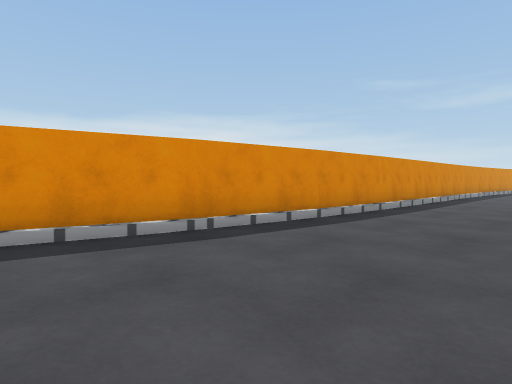
View 1 (above)

19 first-person views from a walk through a scene from a Unity 3-D project. The camera is 0.72 m above the floor, tilts 2° down and sees 75° across. The floor is counted in squares, 1 m on a side. Each view is taken from the middle of a square. On the plan, view 1 faces up. The plan holds only what a view shows up to about 10 squares ahead; the rest is blank. The place goes on beyond the plan. Some surface patterns are stand-ins.

View 2
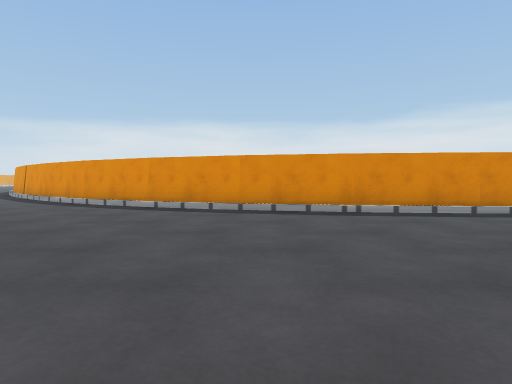

View 3
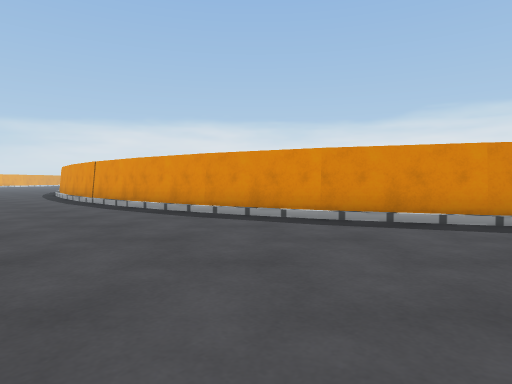

View 4
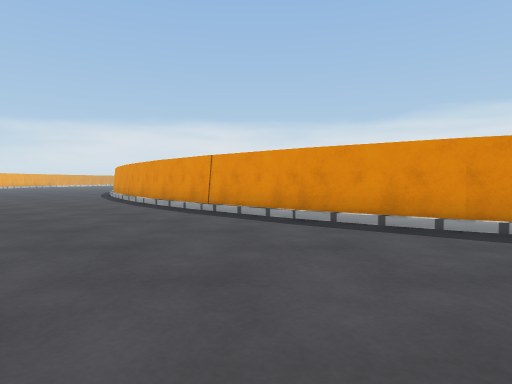

View 5
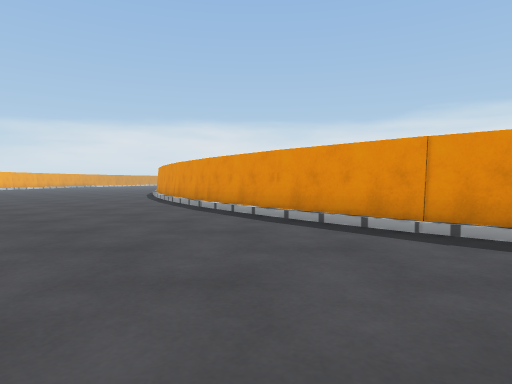

View 6
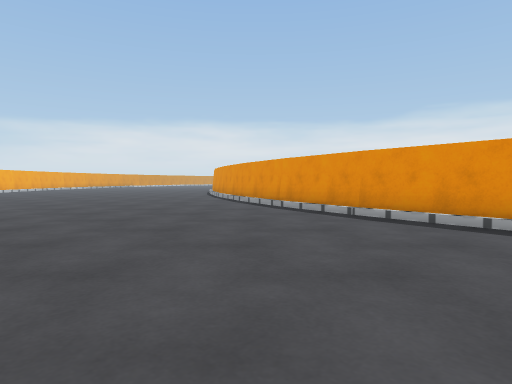

View 7
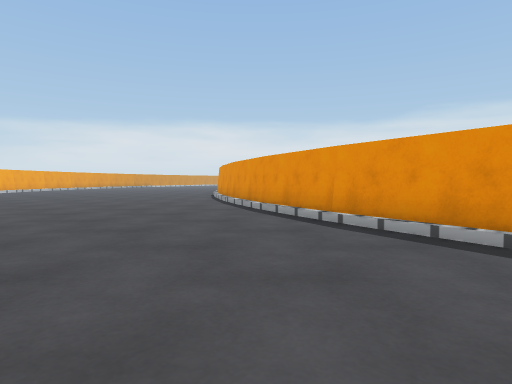

View 8
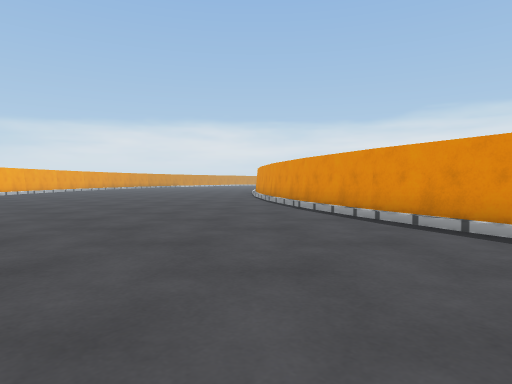

View 9
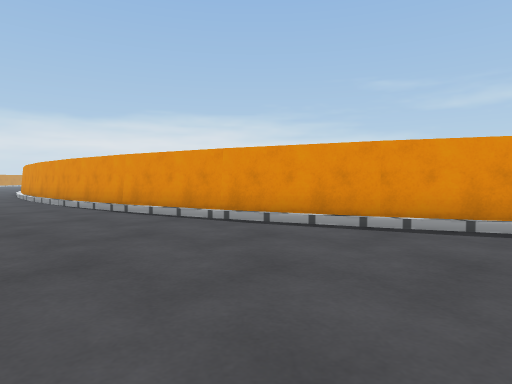

View 10
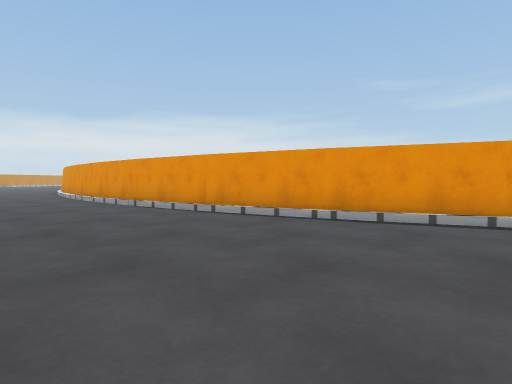

View 11
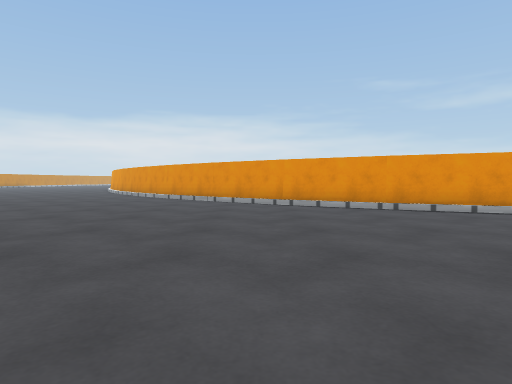

View 12
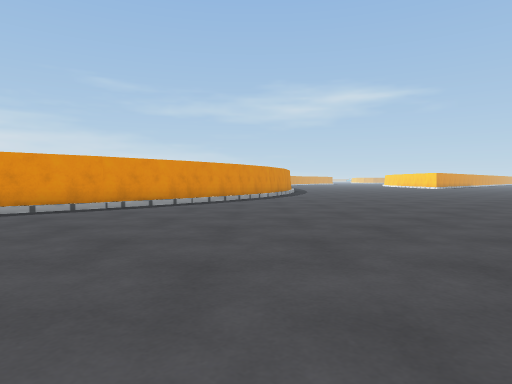

View 13
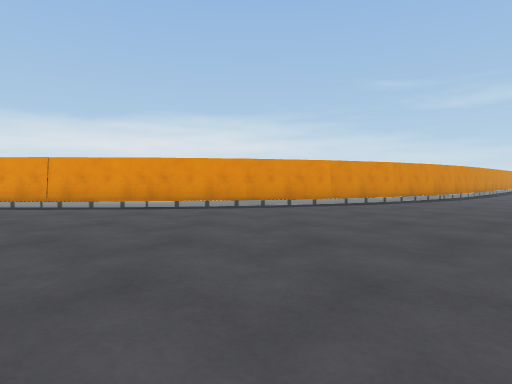

View 14
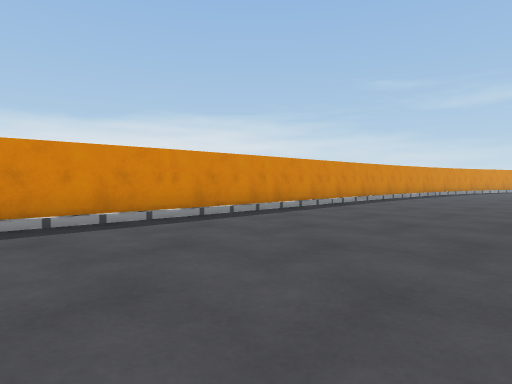

View 15
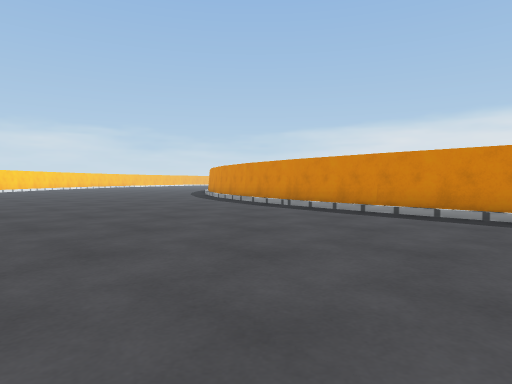

View 16
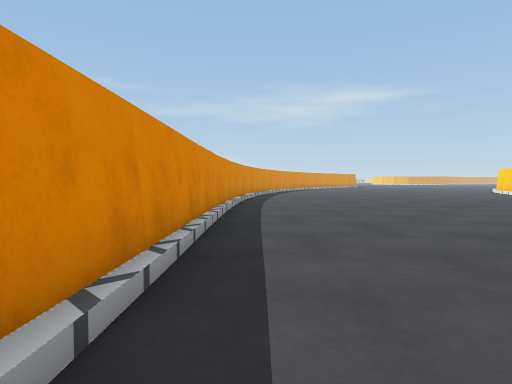

View 17
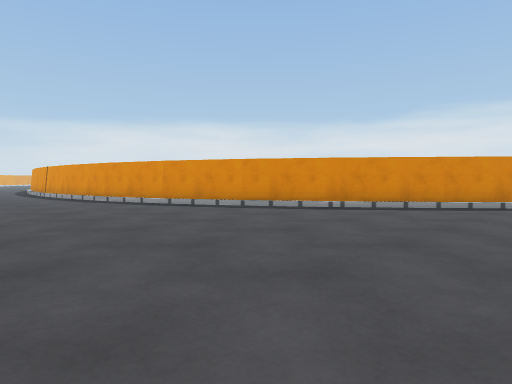

View 18
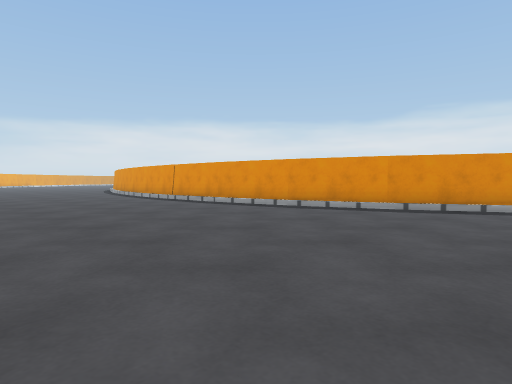

View 19
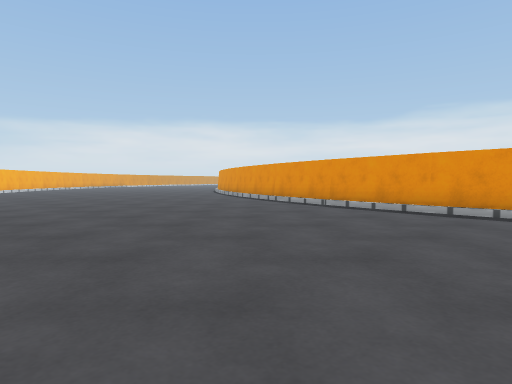

### Floor plan
Points are (right, up) in squares from view 1. A wall is a line through its corners. A room is listed if a view was taken in it or the views show most of it. See-through windows are left out.
Room 1 (views 1, 2, 3, 4, 5, 6, 7, 8, 9, 10, 11, 12, 13, 14, 15, 16, 17, 18, 19)
walls: (-8.2, 1.7) (-11, 1.2) (-13.7, 1); (-13.6, 1) (-16.6, 1.1); (-5.6, 2.4) (-8.3, 1.6); (-16.5, 1.1) (-19.5, 1.6); (-3.1, 3.6) (-5.7, 2.4); (-19.3, 1.6) (-22.4, 2.3); (-22.3, 2.3) (-25.1, 3.3); (1.3, 6.9) (-0.9, 5.1) (-3.3, 3.5); (-24.9, 3.3) (-27.8, 4.6); (-27.7, 4.5) (-30.2, 6.1); (-30.1, 6) (-32.5, 7.8); (7.2, 12.5) (1.3, 6.7); (-32.4, 7.7) (-32.8, 8)
low walls: (-11.8, 0.9) (-13.3, 0.8); (-14.7, 0.8) (-16.1, 0.9); (-17.1, 1) (-17.6, 1.1); (-2.5, 3.8) (-2.9, 3.5); (-20, 1.5) (-20.5, 1.6); (-0.7, 4.9) (-1.5, 4.4); (-24.1, 2.7) (-24.7, 2.9); (-26.1, 3.5) (-26.6, 3.8); (-27.1, 4) (-27.5, 4.2); (-28.1, 4.5) (-28.7, 4.9); (5.4, 10.4) (3.4, 8.5); (-28.9, 5) (-29.6, 5.4); (6.4, 11.4) (5.5, 10.5); (7.4, 12.4) (6.5, 11.5)

Where each view was taken, in squares from view 1:
view 1: 0 up, 0 right, facing up
view 2: 2 down, 3 right, facing up-left
view 3: 3 down, 2 left, facing up-left
view 4: 4 down, 7 left, facing up-left
view 5: 4 down, 12 left, facing up-left
view 6: 5 down, 16 left, facing up-left
view 7: 3 down, 19 left, facing up-left
view 8: 3 down, 22 left, facing up-left
view 9: 2 down, 27 left, facing up
view 10: 2 down, 29 left, facing up
view 11: 4 down, 31 left, facing up
view 12: 8 down, 17 left, facing up-right
view 13: 8 down, 8 left, facing up
view 14: 2 up, 5 right, facing up
view 15: 4 up, 9 right, facing left
view 16: 8 up, 4 right, facing up-right
view 17: 3 down, 4 right, facing up-left
view 18: 6 down, 2 left, facing up-left
view 19: 7 down, 14 left, facing up-left
